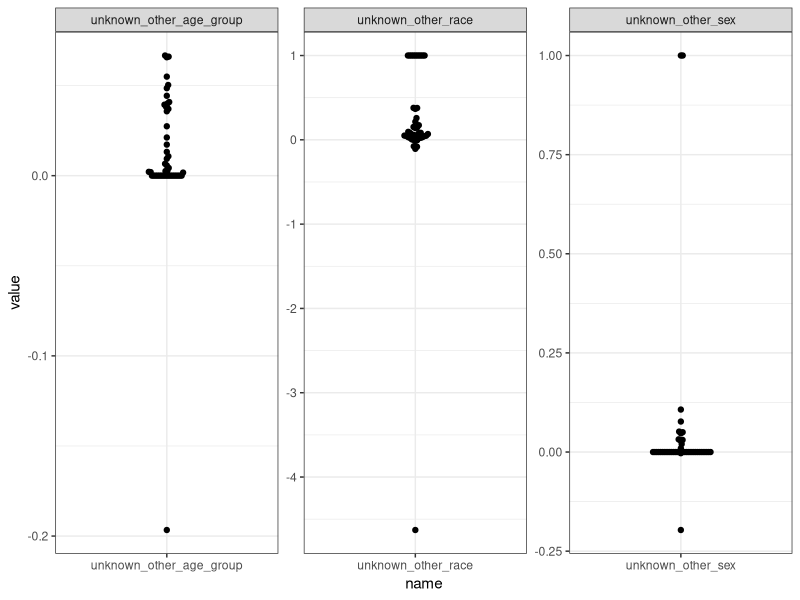
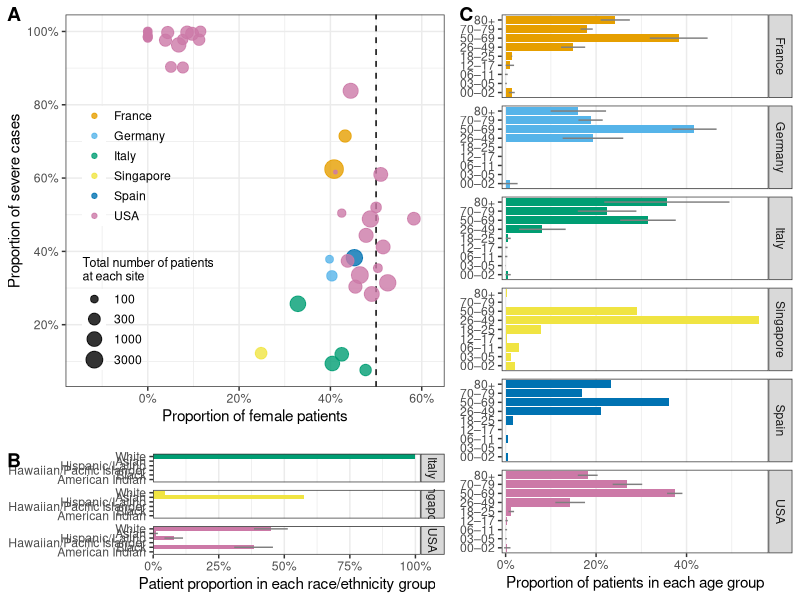
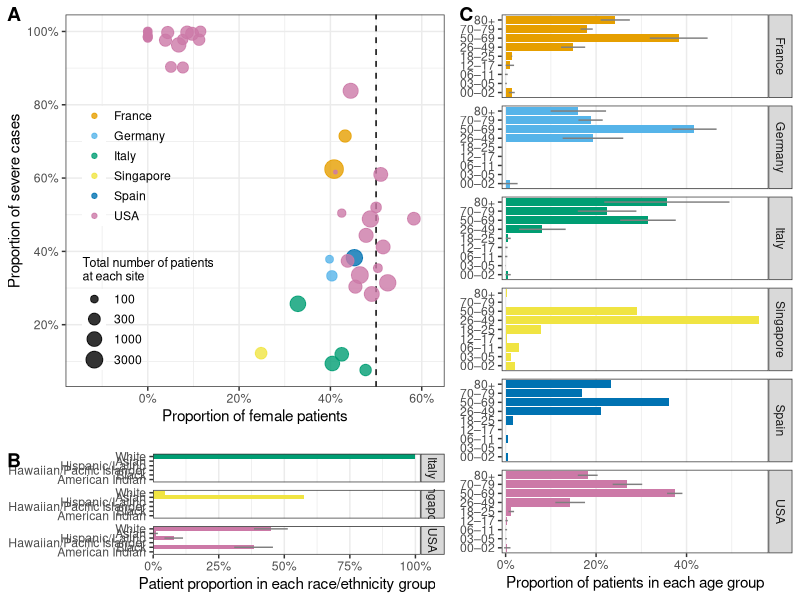

Here is the R script that generated these plots, in order:
## ---- chunk 1
library(readr)
library(dplyr)
library(scales)
library(tidyr)
library(ggplot2)
library(cowplot)
library(stringr)
library(forcats)

theme_set(theme_bw())
## ---- chunk 2
alpha_threshold <- qnorm(0.975)
demo_desc <- read_csv('results/demo_prelim.csv')
colorBlindGrey6 <- c("#E69F00", "#56B4E9", "#009E73", "#F0E442", "#0072B2", "#CC79A7")
demo_perc <- demo_desc %>% 
  mutate_at(vars(- num_patients_all, - siteid, - Country),
            list(~ . / .data$num_patients_all)) %>% 
  mutate(Country = as.factor(Country))
## ---- chunk 3
unknowns <- demo_perc %>%
  select(siteid, Country, contains('unknown')) %>% 
  pivot_longer(- c(siteid, Country))
unknowns %>% filter(value < 0)

unknowns %>% 
  ggplot(aes(y = value, x = name)) +
  ggbeeswarm::geom_beeswarm() +
  facet_wrap(~ name, scales = 'free')
## ---- chunk 4
demo_gender <- demo_perc %>% filter(unknown_other_sex < 1)
lm(num_patients_ever_severe ~ female, demo_gender) %>% 
  summary()

age_perc <- demo_perc %>% 
  filter(unknown_other_age_group < 1) %>% 
  select(Country, num_patients_all, num_patients_ever_severe, contains('to'), ends_with('plus'))

lm(num_patients_ever_severe ~ . - Country - num_patients_all, age_perc) %>% 
  summary()

age_radar <- age_perc %>% 
  select(-contains('num')) %>% 
  group_by(Country) %>% 
  summarise(across(.fns = mean_se), .groups = 'drop') %>% 
  pivot_longer(- Country) %>% 
  mutate(se = value$y - value$ymin,
         cimin = value$y - alpha_threshold*se,
         cimax = value$y + alpha_threshold*se)

races <- c("black",
           "hispanic_latino",
           "white",
           "asian",
           "hawaiian_pacific_islander",
           "american_indian")  
race_perc <- demo_perc %>% 
  filter(abs(unknown_other_race) < 1) %>% 
  select(Country, num_patients_all, num_patients_ever_severe, all_of(races))

race_radar <- race_perc %>% 
  select(-contains('num')) %>% 
  group_by(Country) %>% 
  summarise(across(.fns = mean_se), .groups = 'drop') %>% 
  pivot_longer(- Country) %>% 
  mutate(se = value$y - value$ymin,
         cimin = value$y - alpha_threshold*se,
         cimax = value$y + alpha_threshold*se,
         name = gsub('_', ' ', name) %>% 
           str_to_title(.) %>% 
           gsub('Hispanic ', 'Hispanic/', .) %>% 
           gsub('Hawaiian ', 'Hawaiian/', .),
         name = fct_reorder(name, value$y))

lm(num_patients_ever_severe ~ black + white + asian + hispanic_latino + american_indian +
     hawaiian_pacific_islander, race_perc) %>% 
  summary()
## ---- chunk 5
gender_plot <- demo_gender %>% 
  ggplot(aes(female, num_patients_ever_severe, 
             color = Country)) +
  geom_vline(xintercept = 0.5, linetype = 'dashed') +
  geom_point(aes(size = num_patients_all), alpha = 0.8) +
  scale_x_continuous(labels = scales::percent_format(),
                     limits = c(0, 0.65),
                     expand = expansion(add = c(0.18, 0))) +
  scale_y_continuous(labels = scales::percent_format(),
                     breaks = seq(0, 1, 0.2)) +
  labs(
    x = 'Proportion of female patients', 
    y = 'Proportion of severe cases', 
    color = NULL, 
    size = 'Total number of patients
at each site') +
  scale_size(trans = "log10") +
  scale_color_manual(values = colorBlindGrey6) +
  theme(legend.position = c(0.22, 0.4),
        plot.margin = margin(10.5, 5.5, 15.5, 5.5, 'pt'),
        legend.background = element_blank(),
        legend.key.height = unit(1, 'line'),
        legend.title = element_text(hjust = 0, size = 9)) +
  NULL
## ---- chunk 6
age_plot <- age_radar %>%
  mutate(name = gsub('to', '–', name) %>% gsub('plus', '+', .)) %>% 
  ggplot(aes(name, value$y, fill = Country, group = Country)) +
  geom_col(position = 'dodge2') + 
  coord_flip() +
  facet_grid(rows = vars(Country)) +
  geom_linerange(aes(ymin = cimin, ymax = cimax), 
                position = position_dodge(width = 0.9),
                color = 'grey50') +
  scale_y_continuous(labels = scales::percent_format(accuracy = 1),
                     expand = expansion(add = c(0,0.02))) +
  scale_size_continuous(guide = FALSE) +
  labs(x = NULL, y = 'Proportion of patients in each age group') +
  scale_color_manual(values = colorBlindGrey6, drop = FALSE) +
  scale_fill_manual(values = colorBlindGrey6, drop = FALSE) +
  theme(legend.position = 'None',
        panel.grid.major.y = element_blank(),
        plot.margin = margin(10.5, 5.5, 6.5, 5.5, 'pt')) +
  NULL
## ---- chunk 7
race_plot <- race_radar %>% 
  ggplot(aes(name, value$y, fill = Country, group = Country)) +
  geom_col(position = 'dodge2') + 
  coord_flip() +
  facet_grid(rows = vars(Country)) +
  geom_linerange(aes(ymin = cimin, ymax = cimax), 
                position = position_dodge(width = 0.9),
                color = 'grey50') +
  scale_y_continuous(labels = scales::percent_format(accuracy = 1),
                     expand = expansion(add = c(0,0.02))) +
  scale_size_continuous(guide = FALSE) +
  labs(x = NULL, y = 'Patient proportion in each race/ethnicity group') +
  scale_color_manual(values = colorBlindGrey6, drop = FALSE) +
  scale_fill_manual(values = colorBlindGrey6, drop = FALSE) +
  theme(legend.position = 'None',
        panel.grid.major.y = element_blank(),
        ) +
  NULL
## ---- chunk 8
gender_race <- plot_grid(gender_plot, race_plot, ncol = 1,
          rel_heights = c(2.9, 1), labels = 'AUTO')
comp_plots <- plot_grid(gender_race, age_plot, ncol = 2, rel_widths = c(1.3, 1),
          labels = c('', 'C'))
comp_plots
ggsave('figs/composite_plot.png', comp_plots, height = 6, width = 8)
